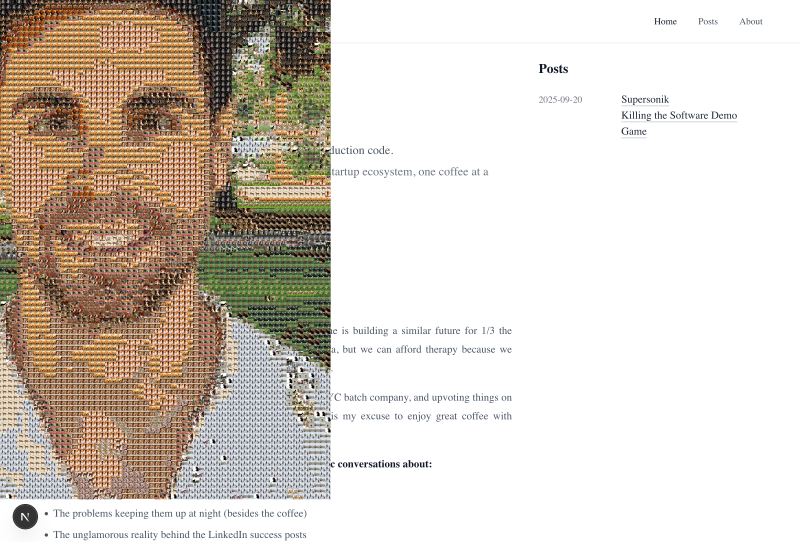
#> input picture .playwright-mcp/contained-zoom-test.png, 2400 x 1626 px (shown at 1/3 size)
$ python generate.py ../../../.playwright-mcp/contained-zoom-test.png
#> lines starting #> are read from the running program, lines starting #| are printed output that depends on the picture
#!/usr/bin/env python3
"""
Mosaic Generator

Creates mosaic versions of images using various datasets (CIFAR-10, Tiny ImageNet, Stanford Dogs).
The mosaic effect is achieved by replacing regions of the input image with similar-colored
images from the chosen dataset.
"""

import os
import sys
import numpy as np
from PIL import Image, ImageFilter, ImageEnhance
import requests
import pickle
import tarfile
import zipfile
from typing import List, Tuple, Dict, Optional
import json
from pathlib import Path
import argparse

# Load configuration
CONFIG_PATH = Path(__file__).parent.parent / "config" / "settings.json"
if CONFIG_PATH.exists():
    with open(CONFIG_PATH, 'r') as f:
        CONFIG = json.load(f)
else:
    # Fallback configuration
    CONFIG = {
        "datasets": {"default": "dogs"},
        "data": {
            "cache_dir": "data",
            "urls": {
                "cifar": "https://www.cs.toronto.edu/~kriz/cifar-10-python.tar.gz",
                "tiny": "https://cs231n.stanford.edu/tiny-imagenet-200.zip"
            }
        },
        "generation": {
            "static_mosaic": {"tile_size": 9, "mosaic_width": 256},
            "web_tiles": {"tile_size": 256, "mosaic_width": 80}
        },
        "enhancement": {
            "unsharp_mask": {"radius": 1.5, "percent": 150, "threshold": 2},
            "contrast": 1.1,
            "sharpen": True
        }
    }

CIFAR_DIR = "cifar-10-batches-py"
TINY_DIR = "tiny-imagenet-200"

class MosaicGenerator:
    """Generates image mosaics using various tile datasets."""

    def __init__(self, data_dir: str = None, dataset: str = None, config: dict = None):
        """Initialize the mosaic generator.

        Args:
            data_dir: Directory for storing dataset files
            dataset: Dataset to use ('cifar', 'tiny', or 'dogs')
            config: Configuration dictionary (uses default if None)
        """
#> (the call stopped at in download_dogs_dataset, `base_path_str = kagglehub.dataset_download("jessicali9530/stanford-dog..`: kagglehub is not available in this run)
        self.config = config or CONFIG
        self.data_dir = Path(data_dir or self.config["data"]["cache_dir"])
        self.dataset = dataset or self.config["datasets"]["default"]
        # Storage for different datasets
        self.cifar_images = []  # CIFAR images stored in memory
        self.tiny_image_paths: List[Path] = []  # Tiny ImageNet paths
        self.dog_image_paths: List[Path] = []  # Dogs dataset paths
        self.tile_colors: Optional[np.ndarray] = None  # Average colors for matching

    # [89 lines left out: functions _enhance_tile, download_cifar10, download_tiny_imagenet, not called in this run]

    def download_dogs_dataset(self) -> Path:
        """Download Stanford Dogs dataset via kagglehub. Returns the base path."""
        try:
            import kagglehub  # type: ignore
        except Exception as e:
            raise RuntimeError("kagglehub is required. Install with: pip install kagglehub") from e

        print("Downloading Stanford Dogs dataset via kagglehub (first run may take a while)...")
        base_path_str = kagglehub.dataset_download("jessicali9530/stanford-dogs-dataset")
        base_path = Path(base_path_str)
        print(f"Dogs dataset available at {base_path}")
        return base_path

    # [68 lines left out: functions load_cifar_batch, load_all_cifar_data, load_all_tiny_data, not called in this run]

    def load_all_dogs_data(self) -> None:
        """Index Stanford Dogs images and compute average colors."""
        dogs_base = self.download_dogs_dataset()
        # Dataset contains Images/*/*.jpg
        print("Indexing dog images...")
        image_paths = sorted(list((dogs_base / "Images").rglob("*.jpg")))
        if not image_paths:
            # Try alternate case/extension
            image_paths = sorted(list((dogs_base / "images").rglob("*.jpg")))
        if not image_paths:
            raise FileNotFoundError("Could not find dog images under the downloaded dataset.")

        print(f"Found {len(image_paths)} dog images. Computing average colors...")
        colors = []
        for p in image_paths:
            try:
                with Image.open(p) as im:
                    im = im.convert('RGB')
                    arr = np.array(im)
                    colors.append(np.mean(arr, axis=(0, 1)))
            except Exception:
                continue

        self.dog_image_paths = image_paths
        self.tile_colors = np.array(colors)
        print("Dogs dataset loaded.")

    def find_best_match(self, target_color: np.ndarray) -> int:
        """Find the tile image with the closest average color to the target."""
        if self.tile_colors is None:
            raise RuntimeError("Tile colors not loaded.")
        distances = np.sqrt(np.sum((self.tile_colors - target_color) ** 2, axis=1))
        return int(np.argmin(distances))

    # [8 lines left out: function _get_tile_image, not called in this run]

    def create_mosaic(self, input_image_path: str, output_path: str,
                     tile_size: int = 32, mosaic_width: int = 64) -> str:
        """
        Create a mosaic from the input image using CIFAR-10 images.

        Args:
            input_image_path: Path to the input image
            output_path: Path to save the output mosaic
            tile_size: Size of each CIFAR-10 tile in the final mosaic
            mosaic_width: Number of tiles horizontally

        Returns:
            Path to the created mosaic image
        """
#> called with output_path = 'mosaic_output.jpg', tile_size = 9, mosaic_width = 256
        # Load input image
        input_img = Image.open(input_image_path).convert('RGB')
#> input_img is the input picture: PIL image 2400x1626 RGB; mean R, G, B 214.5, 205.9, 196.3

        # Calculate mosaic dimensions
        mosaic_height = int(mosaic_width * input_img.height / input_img.width)
#> mosaic_height = 173

        # Resize input image to match tile grid
        grid_img = input_img.resize((mosaic_width, mosaic_height), Image.Resampling.LANCZOS)
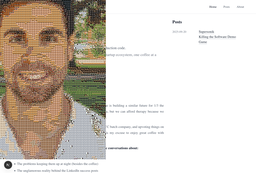
#> grid_img: PIL image 256x173 RGB; mean R, G, B 214.4, 205.7, 196.2
        grid_array = np.array(grid_img)

        # Create output mosaic
        output_width = mosaic_width * tile_size
        output_height = mosaic_height * tile_size
#> output_height = 1557
        mosaic = Image.new('RGB', (output_width, output_height))
#> mosaic: PIL image 2304x1557 RGB; every value is 0

        print(f"Creating {mosaic_width}x{mosaic_height} mosaic...")
#> (printed output is left out)

        # Fill mosaic with CIFAR-10 images
        for y in range(mosaic_height):
            for x in range(mosaic_width):
                # Get target color from the grid
                target_color = grid_array[y, x]
#> target_color = [87, 78, 73]

                # Find best matching tile image
                best_match_idx = self.find_best_match(target_color)
                cifar_img = self._get_tile_image(best_match_idx)

                # Resize/enhance CIFAR image to tile size and paste into mosaic
                cifar_final = self._enhance_tile(cifar_img, tile_size)
                mosaic.paste(cifar_final, (x * tile_size, y * tile_size))

            if (y + 1) % 10 == 0:
                print(f"Completed {y + 1}/{mosaic_height} rows...")

        # Save the mosaic
        mosaic.save(output_path, quality=95)
        print(f"Mosaic saved to {output_path}")

        return output_path

    # [65 lines left out: function create_web_tiles, not called in this run]

def main():
    """Main entry point for the mosaic generator."""
    parser = argparse.ArgumentParser(
        description="Generate image mosaics using various datasets",
        formatter_class=argparse.RawDescriptionHelpFormatter,
        epilog="""
Examples:
  %(prog)s input.jpg                    # Use default settings
  %(prog)s input.jpg --dataset cifar    # Use CIFAR-10 dataset
  %(prog)s input.jpg --tile-size 16     # Custom tile size
  %(prog)s input.jpg --output custom.jpg # Custom output path
        """
    )

    parser.add_argument('input_image', help='Path to input image')
    parser.add_argument('-o', '--output', help='Output path for mosaic image',
                        default=CONFIG["generation"]["static_mosaic"].get("output_path", "mosaic_output.jpg"))
    parser.add_argument('-d', '--dataset', choices=['cifar', 'tiny', 'dogs'],
                        default=CONFIG["datasets"]["default"],
                        help='Dataset to use for tiles')
    parser.add_argument('--tile-size', type=int,
                        default=CONFIG["generation"]["static_mosaic"]["tile_size"],
                        help='Size of each tile in pixels')
    parser.add_argument('--mosaic-width', type=int,
                        default=CONFIG["generation"]["static_mosaic"]["mosaic_width"],
                        help='Number of tiles horizontally')
    parser.add_argument('--web-tiles', action='store_true',
                        help='Also generate web tiles for interactive display')
    parser.add_argument('--web-output-dir',
                        default=CONFIG["generation"]["web_tiles"].get("output_dir", "public/mosaic_tiles_ultra_hd"),
                        help='Output directory for web tiles')
    parser.add_argument('--data-dir',
                        default=CONFIG["data"]["cache_dir"],
                        help='Directory for dataset cache')

    args = parser.parse_args()

    # Initialize generator
    generator = MosaicGenerator(
        data_dir=args.data_dir,
        dataset=args.dataset,
        config=CONFIG
    )

    print(f"\n🎨 Mosaic Generator")
    print(f"Dataset: {args.dataset}")
    print(f"Input: {args.input_image}")
    print(f"Output: {args.output}\n")

    # Download and load dataset
    if generator.dataset == "tiny":
        generator.download_tiny_imagenet()
        generator.load_all_tiny_data()
    elif generator.dataset == "dogs":
        generator.load_all_dogs_data()
    else:
        generator.download_cifar10()
        generator.load_all_cifar_data()

    # Create static mosaic
    generator.create_mosaic(
        args.input_image,
        args.output,
        tile_size=args.tile_size,
        mosaic_width=args.mosaic_width
    )

    # Create web tiles if requested
    if args.web_tiles:
        web_config = CONFIG["generation"]["web_tiles"]
        generator.create_web_tiles(
            args.input_image,
            args.web_output_dir,
            tile_size=web_config["tile_size"],
            mosaic_width=web_config["mosaic_width"]
        )

    print("Mosaic generation complete!")

if __name__ == "__main__":
#> (the run stopped early here; a loop or call above may not have finished)

$ run again, on .playwright-mcp/before-hover.png
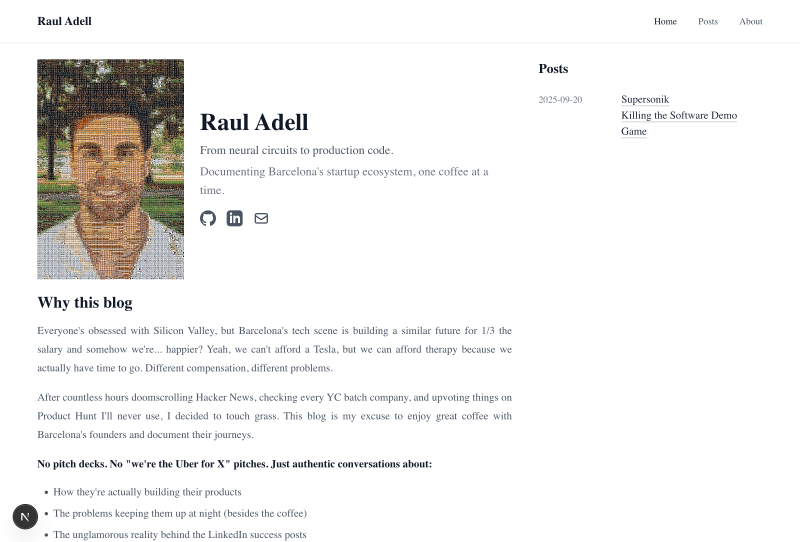
#> input picture .playwright-mcp/before-hover.png, 2400 x 1626 px (shown at 1/3 size)
#> in create_mosaic, input_img is the input picture: PIL image 2400x1626 RGB; mean R, G, B 241.2, 240.3, 239.1
#> in create_mosaic, `grid_img = input_img.resize((mosaic_width, mosaic_height), Image.Resam..`:
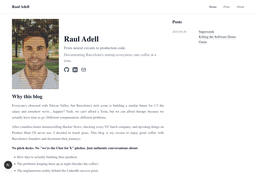
#> grid_img: PIL image 256x173 RGB; mean R, G, B 241, 240, 238.9
#> mosaic: PIL image 2304x1557 RGB; every value is 0
#> (printed output is left out)
#> target_color = [255, 255, 255]
